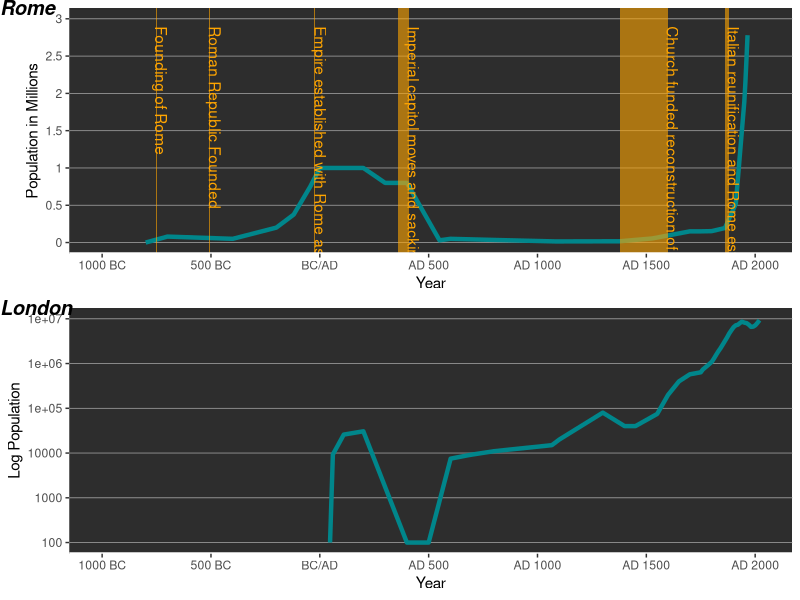

Reproduce this figure in R.
library(ggplot2)
library(egg)

dat <- read.csv('Rome.csv',header=T)
dat.london <- read.csv('London.csv',header=T)

rome <- ggplot(dat) + 
  geom_line(aes(x = Year, y = Population), size = 1.5, color='turquoise4') +
  theme(panel.grid.major.y = element_line('darkgray', size=0.25), panel.grid.minor.y=element_blank(), panel.grid.major.x=element_blank(), panel.grid.minor.x=element_blank(), 
        panel.background = element_rect(fill = "#2D2D2D"), axis.line = element_line(color='white', size = 1, linetype = "solid")) +
  #theme_dark() +
  scale_x_continuous(name="Year", limits=c(-1000, 2020), breaks=c(-1000,-500,0,500,1000,1500,2000),labels=c("1000 BC", "500 BC", "BC/AD","AD 500", "AD 1000","AD 1500","AD 2000")) +
  scale_y_continuous(name="Population in Millions", limits=c(0, 3000000), breaks=c(0,500000,1000000,1500000,2000000,2500000,3000000), labels=c(0,0.5,1,1.5,2,2.5,3)) +
  annotate("rect", xmin = -753, xmax = -750, ymin = -Inf, ymax = Inf, fill = "orange1", alpha = 0.6) +
  annotate("text", label="Founding of Rome", x = -730, y =2900000, color="orange1", angle=270, hjust=0) +
  annotate("rect", xmin = -509, xmax = -503, ymin = -Inf, ymax = Inf, fill = "orange1", alpha = 0.6) +
  annotate("text", label="Roman Republic Founded", x = -483, y =2900000, color="orange1", angle=270, hjust=0) +
  annotate("rect", xmin = -27, xmax = -23, ymin = -Inf, ymax = Inf, fill = "orange1", alpha = 0.6) +
  annotate("text", label="Empire established with Rome as capitol", x = 3, y =2900000, color="orange1", angle=270, hjust=0) +
  annotate("rect", xmin = 359, xmax = 410, ymin = -Inf, ymax = Inf, fill = "orange1", alpha = 0.6) +
  annotate("text", label="Imperial capitol moves and sacking of Rome", x = 430, y =2900000, color="orange1", angle=270, hjust=0) +
  annotate("rect", xmin = 1380, xmax = 1600, ymin = -Inf, ymax = Inf, fill = "orange1", alpha = 0.6) +
  annotate("text", label="Church funded reconstruction of Rome", x = 1620, y =2900000, color="orange1", angle=270, hjust=0) +
  annotate("rect", xmin = 1861, xmax = 1880, ymin = -Inf, ymax = Inf, fill = "orange1", alpha = 0.6) +
  annotate("text", label="Italian reunification and Rome established as capitol", x = 1900, y =2900000, color="orange1", angle=270, hjust=0) 
  
london <- ggplot(dat.london) + 
  geom_line(aes(x = Year, y = Population), size = 1.5, color='turquoise4') +
  theme(panel.grid.major.y = element_line('darkgray', size=0.25), panel.grid.minor.y=element_blank(), panel.grid.major.x=element_blank(), panel.grid.minor.x=element_blank(), 
        panel.background = element_rect(fill = "#2D2D2D"), axis.line = element_line(color='white', size = 1, linetype = "solid")) +
  #theme_dark() +
  scale_x_continuous(name="Year", limits=c(-1000, 2020), breaks=c(-1000,-500,0,500,1000,1500,2000),labels=c("1000 BC", "500 BC", "BC/AD","AD 500", "AD 1000","AD 1500","AD 2000")) +
  scale_y_log10(name="Log Population", limits=c(100,10000000), breaks=c(100,1000,10000,100000,1000000,10000000), labels=c(10^2,10^3,10000,100000,1000000,10000000))



ggarrange(rome, london, ncol = 1, nrow = 2, labels=c('Rome','London'))
